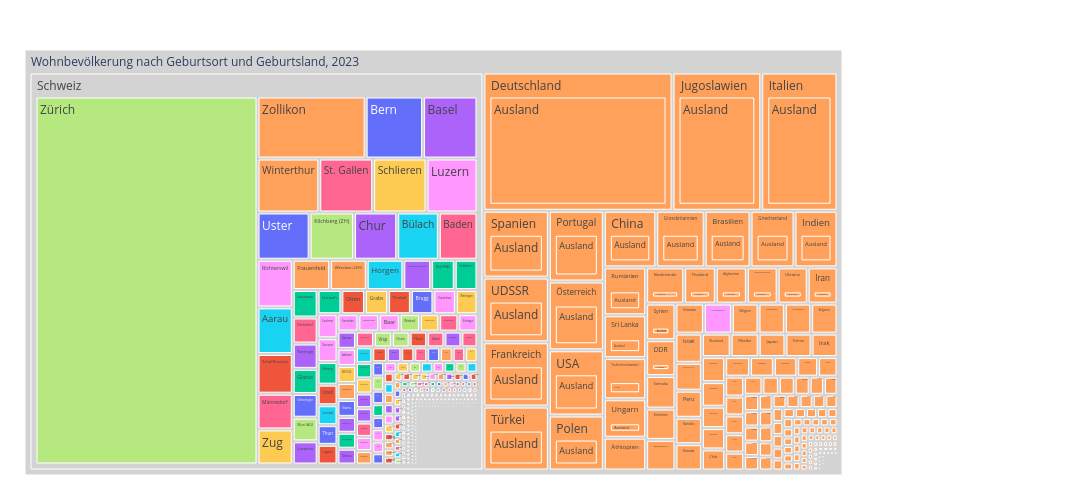

This figure's notebook cell:
### Code cell
myHeaderTitle="Wohnbevölkerung nach Geburtsort und Geburtsland, "+data_max_date

fig = px.treemap(myTreemapAgg.reset_index(), path=[px.Constant(myHeaderTitle)
                ,'GebLandHistLang', 'GebOrtHistLang']
                 , values='sum_WBev'
                 , color='GebOrtHistLang'
                 ## bei discrete scales (bei Klassen und Strings):                 
                , color_discrete_map={'(?)':'lightgrey','Deutschland':'gold', 'Schweiz':'#FF3030', 'Türkei':'#EE3B3B', 'Serbien':'#A2CD5A','Kosovo':'#CAFF70','Österreich':'orange','Italien':'#104E8B','AL':'deeppink','SVP':'forestgreen', 'FL ZÜRI':'#8B864E','Volt':'#lightblue' }             
                 ## bei continuous scales (bei Zahlenwerten):
                #, color_continuous_scale='cividis'
                #, color_continuous_midpoint=np.average(df['AnzBestWir'], weights=df['AnzBestWir'])  
                 ,height=500
                 ,width=1300                 
                )
fig.update_traces(root_color="grey")
fig.update_layout(margin = dict(t=50, l=25, r=250, b=25))
fig.show()

### Figure 1 — Plotly figure (JSON) as saved in the notebook; plotly's stock layout.template omitted (floating-point values rounded to 4 significant figures; data arrays with more than 128 entries replaced by an {"elided": "..."} marker saying what was removed)
{"data": [{"branchvalues": "total", "customdata": {"elided": "2182x1 str values"}, "domain": {"x": [0, 1], "y": [0, 1]}, "hovertemplate": "labels=%{label}<br>sum_WBev=%{value}<br>parent=%{parent}<br>id=%{id}<br>GebOrtHistLang=%{customdata[0]}<extra></extra>", "ids": {"elided": "2182 str values"}, "labels": {"elided": "2182 str values"}, "marker": {"colors": {"elided": "2182 str values"}}, "name": "", "parents": {"elided": "2182 str values"}, "root": {"color": "grey"}, "type": "treemap", "values": {"elided": "2182 int values"}}], "layout": {"height": 500, "legend": {"tracegroupgap": 0}, "margin": {"b": 25, "l": 25, "r": 250, "t": 50}, "width": 1300}}
